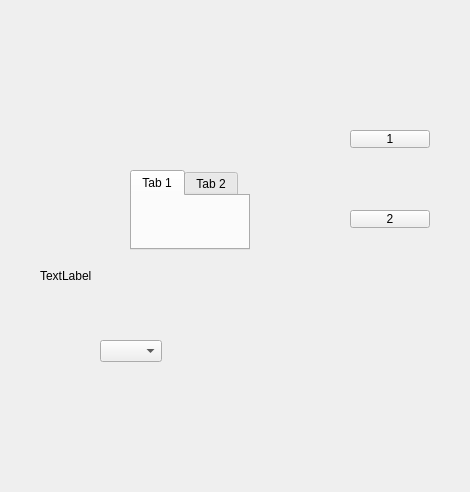
<?xml version="1.0" encoding="UTF-8"?>
<ui version="4.0">
 <class>Widget</class>
 <widget class="QWidget" name="Widget">
  <property name="geometry">
   <rect>
    <x>0</x>
    <y>0</y>
    <width>470</width>
    <height>492</height>
   </rect>
  </property>
  <property name="windowTitle">
   <string>Widget</string>
  </property>
  <widget class="QStackedWidget" name="stackedWidget">
   <property name="geometry">
    <rect>
     <x>0</x>
     <y>70</y>
     <width>271</width>
     <height>261</height>
    </rect>
   </property>
   <property name="currentIndex">
    <number>1</number>
   </property>
   <widget class="QWidget" name="page">
    <widget class="QToolBox" name="toolBox">
     <property name="geometry">
      <rect>
       <x>50</x>
       <y>70</y>
       <width>49</width>
       <height>97</height>
      </rect>
     </property>
     <property name="currentIndex">
      <number>0</number>
     </property>
     <widget class="QWidget" name="page_3">
      <property name="geometry">
       <rect>
        <x>0</x>
        <y>0</y>
        <width>49</width>
        <height>49</height>
       </rect>
      </property>
      <attribute name="label">
       <string>Page 1</string>
      </attribute>
     </widget>
     <widget class="QWidget" name="page_4">
      <property name="geometry">
       <rect>
        <x>0</x>
        <y>0</y>
        <width>49</width>
        <height>49</height>
       </rect>
      </property>
      <attribute name="label">
       <string>Page 2</string>
      </attribute>
     </widget>
    </widget>
   </widget>
   <widget class="QWidget" name="page_2">
    <widget class="QTabWidget" name="tabWidget">
     <property name="geometry">
      <rect>
       <x>130</x>
       <y>100</y>
       <width>120</width>
       <height>80</height>
      </rect>
     </property>
     <widget class="QWidget" name="tab">
      <attribute name="title">
       <string>Tab 1</string>
      </attribute>
     </widget>
     <widget class="QWidget" name="tab_2">
      <attribute name="title">
       <string>Tab 2</string>
      </attribute>
     </widget>
    </widget>
   </widget>
  </widget>
  <widget class="QPushButton" name="pushButton">
   <property name="geometry">
    <rect>
     <x>350</x>
     <y>130</y>
     <width>80</width>
     <height>18</height>
    </rect>
   </property>
   <property name="text">
    <string>1</string>
   </property>
  </widget>
  <widget class="QPushButton" name="pushButton_2">
   <property name="geometry">
    <rect>
     <x>350</x>
     <y>210</y>
     <width>80</width>
     <height>18</height>
    </rect>
   </property>
   <property name="text">
    <string>2</string>
   </property>
  </widget>
  <widget class="QComboBox" name="comboBox">
   <property name="geometry">
    <rect>
     <x>100</x>
     <y>340</y>
     <width>62</width>
     <height>22</height>
    </rect>
   </property>
  </widget>
  <widget class="QLabel" name="label">
   <property name="geometry">
    <rect>
     <x>40</x>
     <y>80</y>
     <width>361</width>
     <height>391</height>
    </rect>
   </property>
   <property name="text">
    <string>TextLabel</string>
   </property>
  </widget>
 </widget>
 <resources/>
 <connections/>
</ui>
